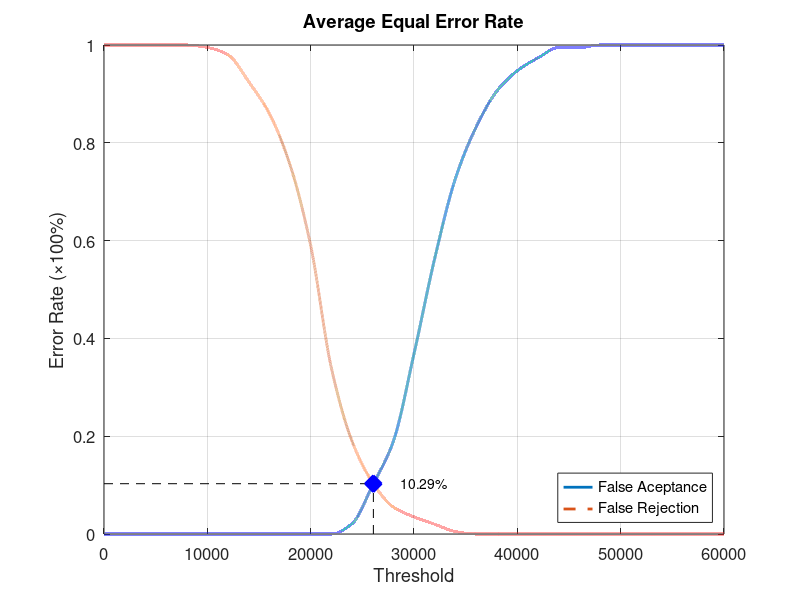
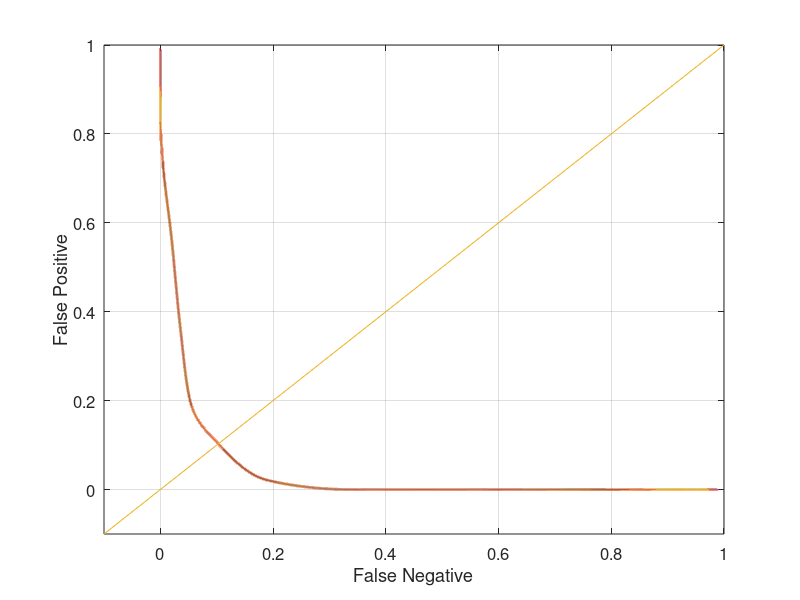

MATLAB code for these plots, in order:
function yEER = Database2_2
close all;
clear;
clc;
x = 0:2000:60000;
xq = 0:0.5:60000;

y0 = [0 0 0 0 0 0 0 0 0 0 0 0 0.0210526 0.1 0.189474 0.368421 0.563158 0.726316 0.831579 0.905263 0.947368 0.973684 0.994737 0.994737 1 1 1 1 1 1 1];
yy0 = interp1(x, y0, xq, 'pchip');
y1 = [1 1 1 1 1 0.995 0.98 0.925 0.86 0.755 0.59 0.34 0.19 0.105 0.055 0.035 0.02 0.005 0 0 0 0 0 0 0 0 0 0 0 0 0];
yy1 = interp1(x, y1, xq, 'pchip');

% Calculating EER: 
y2 = abs(y0 - y1);
find(y2 == min(y2))
yy2 = abs(yy0 - yy1);
xEER = find(yy2 == min(yy2));
xEERIndex = xq(xEER) % X-axis EER
yEER = yy0(xEER) % Y-axis EER

main = figure
plot(xq, yy0,'-','LineWidth', 2);	hold on
plot(xq, yy1,'--','LineWidth', 2);	hold on
plot([xEERIndex xEERIndex], [0 yEER], 'k--');	hold on
plot([0 xEERIndex], [yEER yEER], 'k--');	hold on
plot(xEERIndex, yEER, 'bx', 'LineWidth', 10);	hold on
text(xEERIndex + 10 * xEERIndex / 100, yEER, [num2str(round((10000 * yEER)) / 100) '%'])
legend('False Aceptance', 'False Rejection', 'Location', 'SouthEast')
xlabel('Threshold')
ylabel('Error Rate (\times100%)')
title('Average Equal Error Rate')
set(gca, 'FontSize', 12)
axis([0 60000 0 1])
grid on

print(main, 'Database2_2Main', '-dpng');
FNRxFPR = figure('Color', [1 1 1]);
plot(yy1, yy0, '-', yy1, yy0, 'LineWidth', 2);
hold on
y = -0.1:0.1:1
plot(y, y); 
set(gca, 'FontSize', 12)
xlabel('False Negative')
ylabel('False Positive')
axis([-0.1 1 -0.1 1])
set(gca, 'FontSize', 12)
grid on

print(FNRxFPR, 'Database2_2FNRxFPR','-dpng');
end
